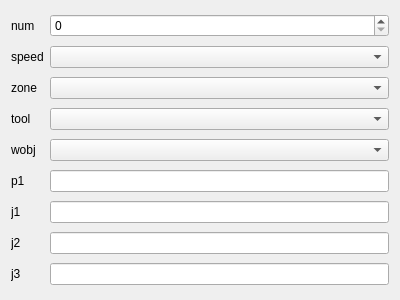
<?xml version="1.0" encoding="UTF-8"?>
<ui version="4.0">
 <class>RLCommandCustomPropretyWidget</class>
 <widget class="QWidget" name="RLCommandCustomPropretyWidget">
  <property name="geometry">
   <rect>
    <x>0</x>
    <y>0</y>
    <width>400</width>
    <height>300</height>
   </rect>
  </property>
  <property name="windowTitle">
   <string>Form</string>
  </property>
  <layout class="QGridLayout" name="gridLayout">
   <item row="0" column="0">
    <widget class="QLabel" name="label_7">
     <property name="text">
      <string>num</string>
     </property>
    </widget>
   </item>
   <item row="0" column="1">
    <widget class="QSpinBox" name="spinBox_1"/>
   </item>
   <item row="1" column="0">
    <widget class="QLabel" name="label">
     <property name="text">
      <string>speed</string>
     </property>
    </widget>
   </item>
   <item row="1" column="1">
    <widget class="QComboBox" name="comboBox_1"/>
   </item>
   <item row="2" column="0">
    <widget class="QLabel" name="label_2">
     <property name="text">
      <string>zone</string>
     </property>
    </widget>
   </item>
   <item row="2" column="1">
    <widget class="QComboBox" name="comboBox_2"/>
   </item>
   <item row="3" column="0">
    <widget class="QLabel" name="label_6">
     <property name="text">
      <string>tool</string>
     </property>
    </widget>
   </item>
   <item row="3" column="1">
    <widget class="QComboBox" name="comboBox_3"/>
   </item>
   <item row="4" column="0">
    <widget class="QLabel" name="label_11">
     <property name="text">
      <string>wobj</string>
     </property>
    </widget>
   </item>
   <item row="4" column="1">
    <widget class="QComboBox" name="comboBox_4"/>
   </item>
   <item row="5" column="0">
    <widget class="QLabel" name="label_8">
     <property name="text">
      <string>p1</string>
     </property>
    </widget>
   </item>
   <item row="5" column="1">
    <widget class="QLineEdit" name="lineEdit_1"/>
   </item>
   <item row="6" column="0">
    <widget class="QLabel" name="label_3">
     <property name="text">
      <string>j1</string>
     </property>
    </widget>
   </item>
   <item row="6" column="1">
    <widget class="QLineEdit" name="lineEdit_2"/>
   </item>
   <item row="7" column="0">
    <widget class="QLabel" name="label_4">
     <property name="text">
      <string>j2</string>
     </property>
    </widget>
   </item>
   <item row="7" column="1">
    <widget class="QLineEdit" name="lineEdit_3"/>
   </item>
   <item row="8" column="0">
    <widget class="QLabel" name="label_5">
     <property name="text">
      <string>j3</string>
     </property>
    </widget>
   </item>
   <item row="8" column="1">
    <widget class="QLineEdit" name="lineEdit_4"/>
   </item>
  </layout>
 </widget>
 <resources/>
 <connections/>
</ui>
